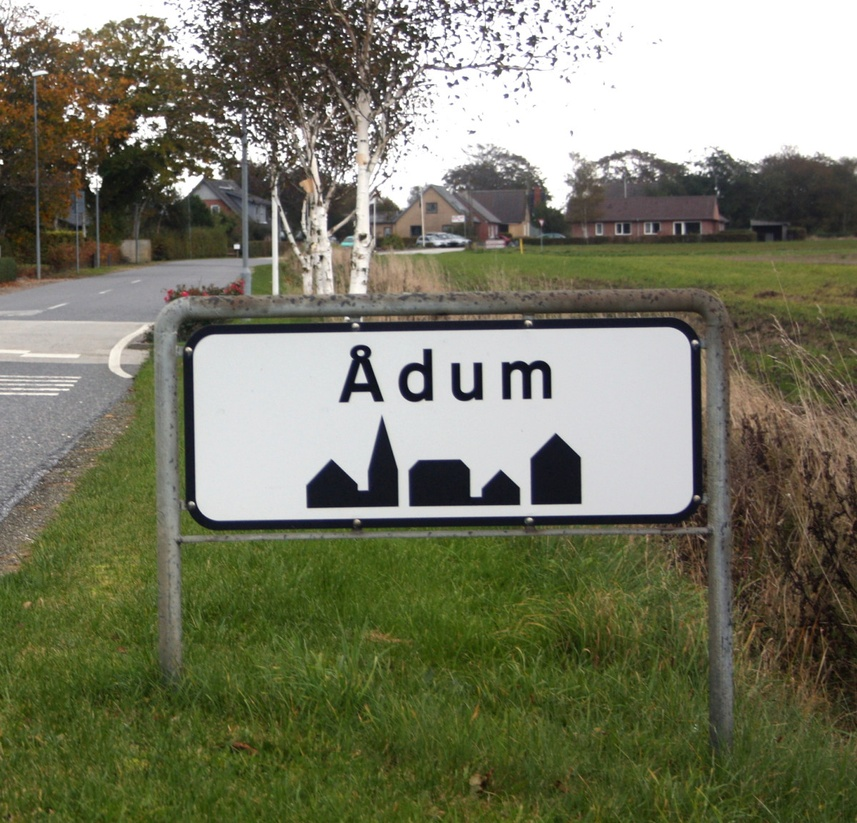
#> input picture Assignment_3/signs/adum.jpeg, 857 x 823 px, shrunk from 1200 x 1152 before the run
$ python detect_edges.py --image signs/adum.jpeg
#> lines starting #> are read from the running program, lines starting #| are printed output that depends on the picture; after the words box and inside, x2 and y2 are one past the last pixel; in counts of white or black regions, pixels touching at a corner belong together
#!/usr/bin/python

#import packages
import os
from pathlib import Path
import cv2
import argparse
import pandas as pd
import re
import pytesseract


#Create class
class text_detection:

    #Create init function loading data and creating self.args with arguments from argparse
    def __init__(self, args):
        self.args = args
        self.img = cv2.imread(self.args["image"]) #read image
#> self.img is the input picture: shape (823, 857, 3); mean B, G, R 98.9, 120.4, 118.7

    #Create function for cropping images with coordinates from argparse
    def crop_image(self):

        X1, X2, Y1, Y2 = re.split('X|Y',self.args["crop_coordinates"])[1:] #Unpacking coordinate string

        (center_X, center_Y) = (self.img.shape[1]//2, self.img.shape[0]//2) #Creating center coordinates

        self.img = self.img[center_Y-int(Y1):center_Y+int(Y2), center_X-int(X1):center_X+int(X2)] #Cropping image


    #Create function for text detection and text extraction
    def extract_text(self):

        grey_image = cv2.cvtColor(self.img, cv2.COLOR_BGR2GRAY) #Converting image to greyscale
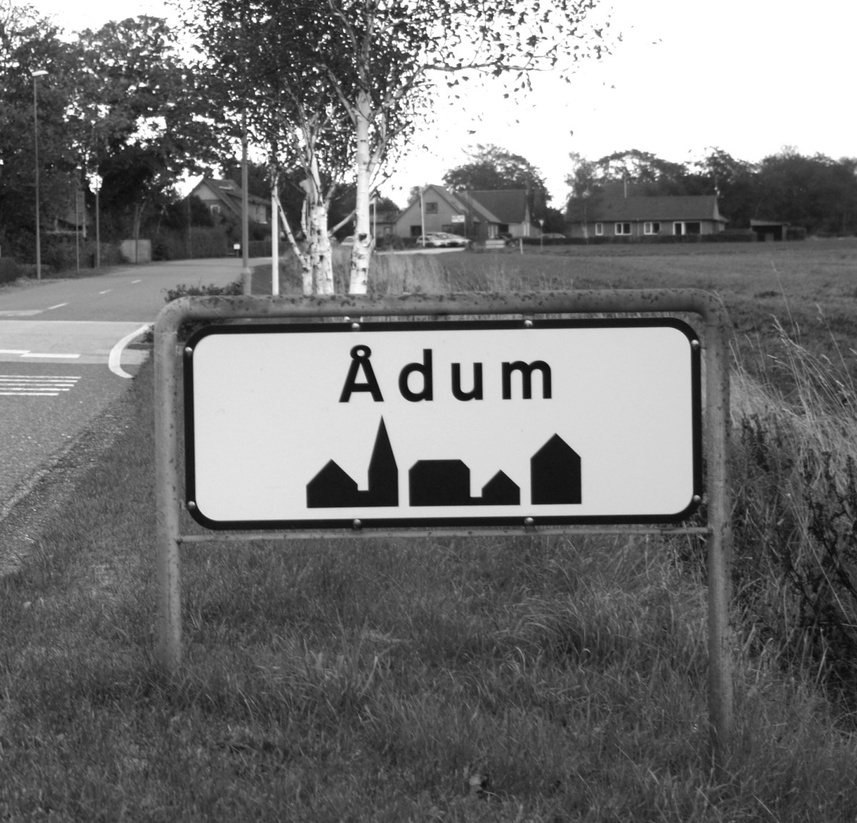
#> grey_image: shape (823, 857); min 6, max 255, mean 117.4

        blurred = cv2.GaussianBlur(grey_image, (3,3),0) #blurring image to reduce noise

        ret,threshold = cv2.threshold(blurred,100,255,cv2.THRESH_BINARY_INV) #using threshold to sharpen image
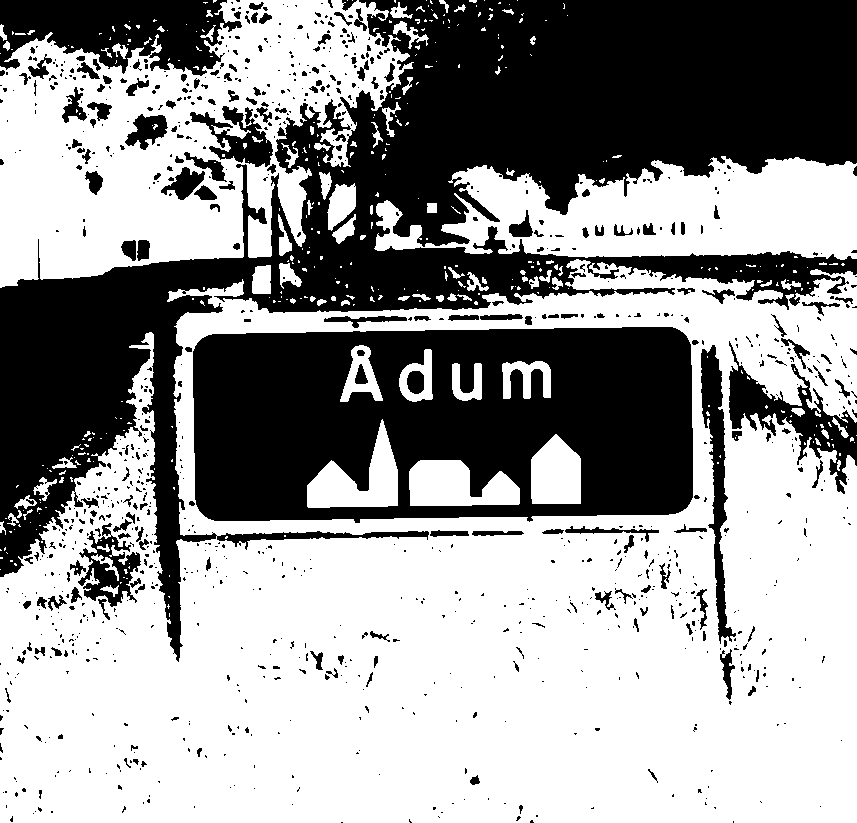
#> threshold: shape (823, 857); 59.4% white; 1037 black regions (834 under 20 px), largest, box (x1, y1, x2, y2) and area: (0, 0, 857, 662) 162652, (193, 327, 693, 523) 78327, (0, 0, 242, 76) 12170

        canny = cv2.Canny(threshold,150,170) #Using canny edge detection to find edges
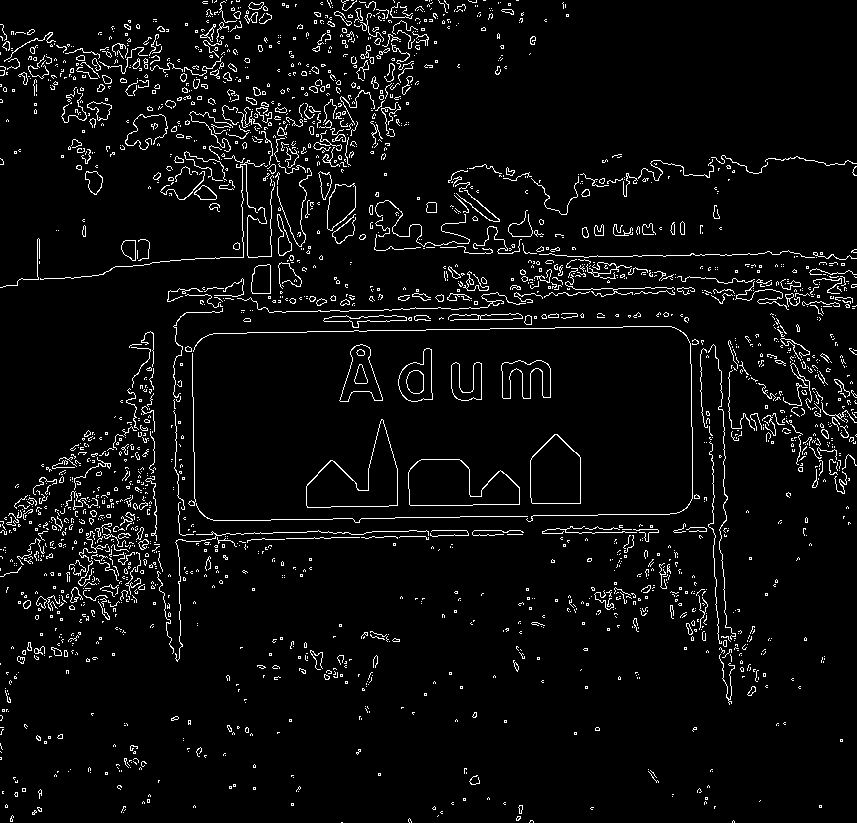
#> canny: shape (823, 857); 4.7% white in thin lines or dots

        (contours, _) = cv2.findContours(canny.copy(), #Defining contours based on canny edges
                cv2.RETR_EXTERNAL,
                cv2.CHAIN_APPROX_SIMPLE)
#> contours = 2249 contours, 2145 with area under 20; largest, box (x1, y1, x2, y2) and area: (306, 419, 398, 508) 3779, (408, 459, 520, 506) 3754, (530, 434, 581, 504) 2892, (339, 344, 383, 402) 1276, (398, 348, 433, 402) 1221

        self.contoured_image = cv2.drawContours(self.img.copy(), #Applying contours to original image
                        contours,
                        -1,
                        (0,255,0),
                        2)
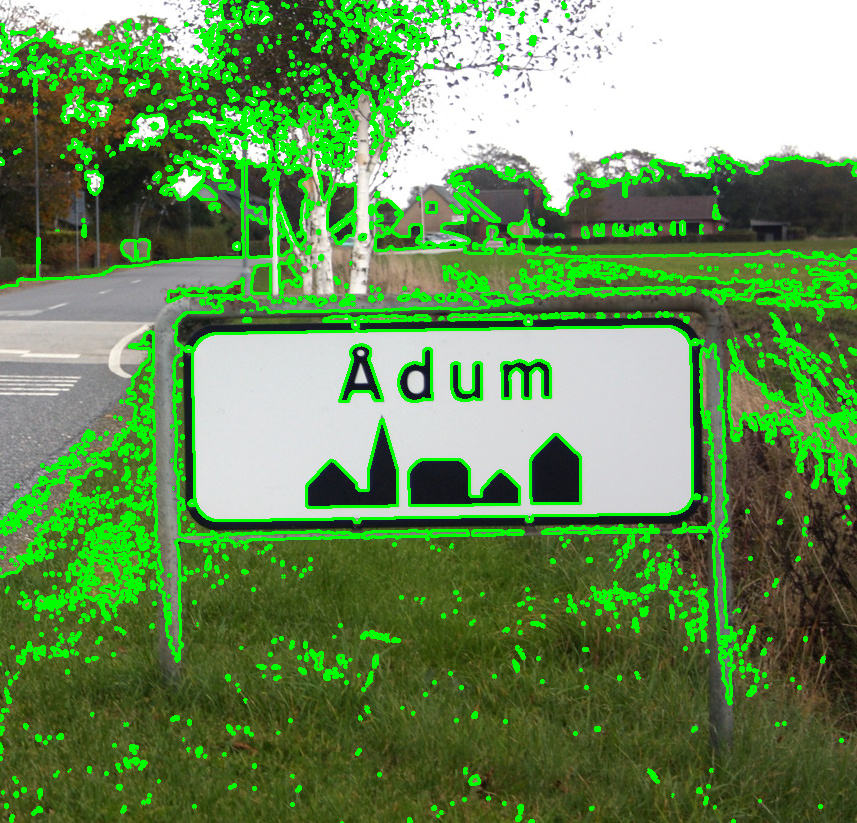
#> self.contoured_image: shape (823, 857, 3); mean B, G, R 86.4, 143.1, 102.8

        if self.args["psm"] is not None: #Creating config string if --psm is specified
            py_configs = "--psm "+self.args["psm"]
        else:
            py_configs = "" #if not, use default configs


        self.output_text = pytesseract.image_to_string(self.contoured_image, config = py_configs) #Extracting output text\
                                                                                               #with tesseract

    #create function for saving multiple contour images
    def save_output_multi(self):

        for n, image in enumerate(self.contoured_images): #looping through images
            output_path = os.path.join(self.args["output"],
                                       "_".join([self.image_names[n], "contour.jpg"])) #creating output path
            cv2.imwrite(output_path, image) #writing the image

        df = pd.DataFrame(list(zip(self.image_names, self.all_texts)), #Create dataframe with texts and image names
                   columns=['image_names', 'texts'])


        df.to_csv(os.path.join(self.args["output"], "texts.csv")) #save dataframe

    #create function for saving output from single image
    def save_output(self):
        img_name = "_".join([Path(self.args["image"]).stem, "contour"])
        output_path = os.path.join(self.args["output"], "".join([img_name, ".jpg"])) #creating output path
        cv2.imwrite(output_path, self.contoured_image) #Writing the image

        text_output = os.path.join(self.args["output"], "ocr_text.txt") #creating output path for text
        with open(text_output, "w") as text_file: #creating .txt file and printing the text
            print(f"Text in image: {self.output_text}", file=text_file)


    #Create run function
    def run(self):
        if self.args["image_files"] is not None: #If image-files is specified

            extensions = ['.jpg', '.png', '.jpeg'] #create list of accepted extensions

            #create list with image paths
            self.image_paths = [x for x in Path(self.args["image_files"]).iterdir() if x.suffix.lower() in extensions]
            self.image_names = [Path(i).stem for i in self.image_paths] #create list with image names
            self.contoured_images = [] #create empty list for storing images
            self.all_texts = [] #create empty list for storing texts
            for n, image in enumerate(self.image_paths): #loop through image paths
                self.img = cv2.imread(str(image)) #Read image
                if self.args["crop_coordinates"] is not None: #if crop coordinates are specified, crop the image
                    self.crop_image()

                self.extract_text() #Extract text from image
                self.all_texts.append(self.output_text) #Add text to list
                self.contoured_images.append(self.contoured_image) #add contoured image to list

            self.save_output_multi() #save images and texts

        else: #if running a single image
            if self.args["crop_coordinates"] is not None: #crop if coordinates are specified
                self.crop_image()
            self.extract_text() #extract text and contour image
#> (the call stopped at in extract_text, `self.output_text = pytesseract.image_to_string(self.contoured_image, c..`: pytesseract is not available in this run)
            self.save_output()


def main():

    #Add all the terminal arguments
    ap = argparse.ArgumentParser()

    ap.add_argument("--image", required = False, default = "",
                    help="Path to an image with text" )
    ap.add_argument("--output", required = False,
                    default = "",
                    help="Add output path to store results in a different folder")
    ap.add_argument("--crop-coordinates", required = False,
                    default = None,
                    help="Add coordinates for cropping imput image. format: X1X2Y1Y2 See github for examples")
    ap.add_argument("--image-files", required = False,
                    default = None, type = str,
                    help="Add path to image files if you want to extract multiple images")
    ap.add_argument("--psm", required = False,
                    default = None, type = str,
                    help="Add custom page segmentation mode for pytesseract. For details, visit: https://ai-facets.org/tesseract-ocr-best-practices/")


    #parse arguments
    args = vars(ap.parse_args())

    #Run everything
    initiate = text_detection(args)
    initiate.run()

if __name__=="__main__":
#> (the run stopped early here; a loop or call above may not have finished)

$ run again, on Assignment_3/signs/haderslev.jpeg
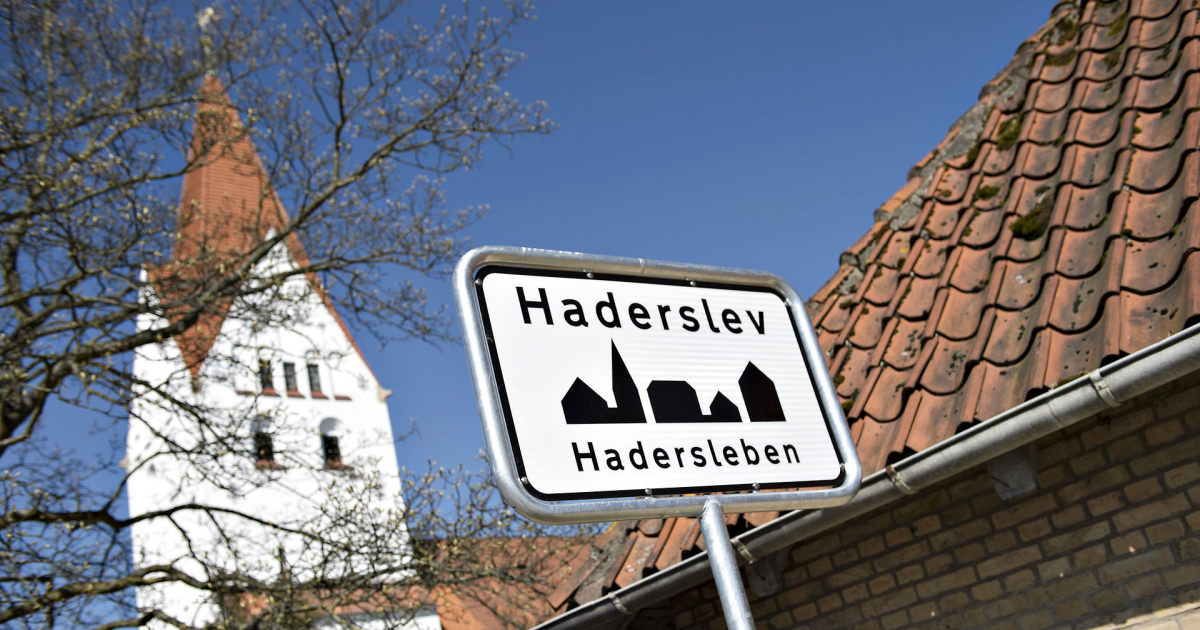
#> input picture Assignment_3/signs/haderslev.jpeg, 1200 x 630 px
#> in __init__, self.img is the input picture: shape (630, 1200, 3); mean B, G, R 123.4, 114.8, 112.9
#> in extract_text, `ret,threshold = cv2.threshold(blurred,100,255,cv2.THRESH_BINARY_INV)`:
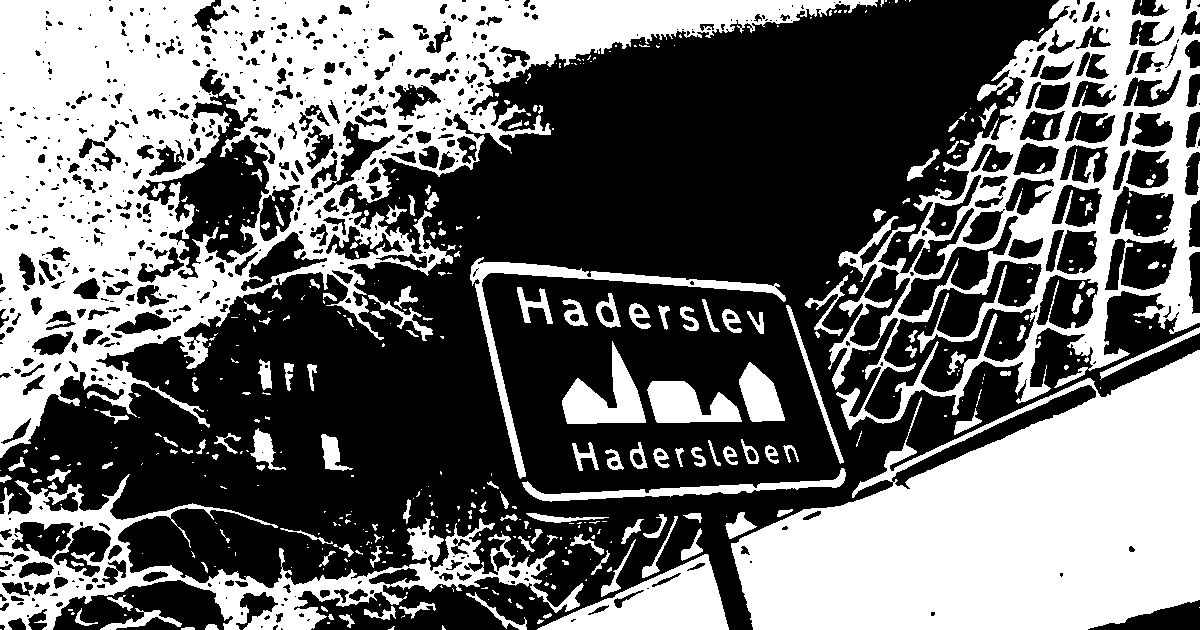
#> threshold: shape (630, 1200); 42% white; 486 white regions (320 under 20 px), largest, box (x1, y1, x2, y2) and area: (0, 0, 878, 458) 128015, (731, 350, 1200, 630) 82934, (828, 0, 1200, 430) 45069
#> canny: shape (630, 1200); 6.6% white in thin lines or dots
#> contours = 1932 contours, 1664 with area under 20; largest, box (x1, y1, x2, y2) and area: (561, 340, 646, 424) 3138, (647, 380, 742, 423) 2630, (522, 467, 846, 502) 2470, (738, 362, 785, 422) 1726, (1131, 112, 1173, 147) 968
#> in extract_text, `self.contoured_image = cv2.drawContours(self.img.copy(),`:
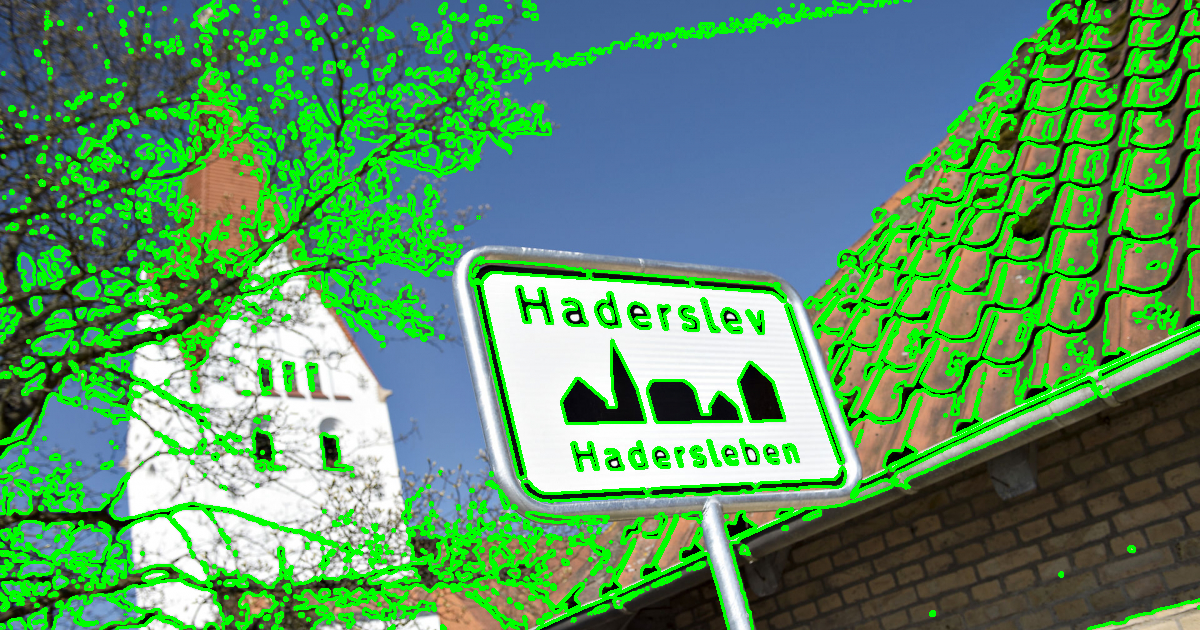
#> self.contoured_image: shape (630, 1200, 3); mean B, G, R 101.4, 148.4, 90.2
